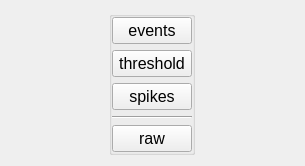
<?xml version="1.0" encoding="UTF-8"?>
<ui version="4.0">
 <class>TimelineView</class>
 <widget class="QWidget" name="TimelineView">
  <property name="geometry">
   <rect>
    <x>0</x>
    <y>0</y>
    <width>305</width>
    <height>112</height>
   </rect>
  </property>
  <property name="font">
   <font>
    <pointsize>12</pointsize>
   </font>
  </property>
  <property name="windowTitle">
   <string>Form</string>
  </property>
  <layout class="QHBoxLayout" name="horizontalLayout">
   <item>
    <layout class="QVBoxLayout" name="openglLayout"/>
   </item>
   <item>
    <widget class="QGroupBox" name="groupBox">
     <property name="sizePolicy">
      <sizepolicy hsizetype="Fixed" vsizetype="Preferred">
       <horstretch>0</horstretch>
       <verstretch>0</verstretch>
      </sizepolicy>
     </property>
     <property name="title">
      <string/>
     </property>
     <layout class="QVBoxLayout" name="verticalLayout_2">
      <property name="leftMargin">
       <number>0</number>
      </property>
      <property name="topMargin">
       <number>0</number>
      </property>
      <property name="rightMargin">
       <number>0</number>
      </property>
      <property name="bottomMargin">
       <number>0</number>
      </property>
      <item>
       <widget class="QPushButton" name="events_pushButton">
        <property name="text">
         <string>events</string>
        </property>
        <property name="checkable">
         <bool>true</bool>
        </property>
       </widget>
      </item>
      <item>
       <widget class="QPushButton" name="thr_pushButton">
        <property name="text">
         <string>threshold</string>
        </property>
        <property name="checkable">
         <bool>true</bool>
        </property>
       </widget>
      </item>
      <item>
       <widget class="QPushButton" name="spikes_pushButton">
        <property name="text">
         <string>spikes</string>
        </property>
        <property name="checkable">
         <bool>true</bool>
        </property>
       </widget>
      </item>
      <item>
       <widget class="Line" name="line">
        <property name="orientation">
         <enum>Qt::Horizontal</enum>
        </property>
       </widget>
      </item>
      <item>
       <widget class="QPushButton" name="raw_pushButton">
        <property name="text">
         <string>raw</string>
        </property>
        <property name="checkable">
         <bool>true</bool>
        </property>
        <property name="autoDefault">
         <bool>false</bool>
        </property>
        <property name="default">
         <bool>false</bool>
        </property>
       </widget>
      </item>
     </layout>
    </widget>
   </item>
  </layout>
 </widget>
 <resources/>
 <connections/>
</ui>
